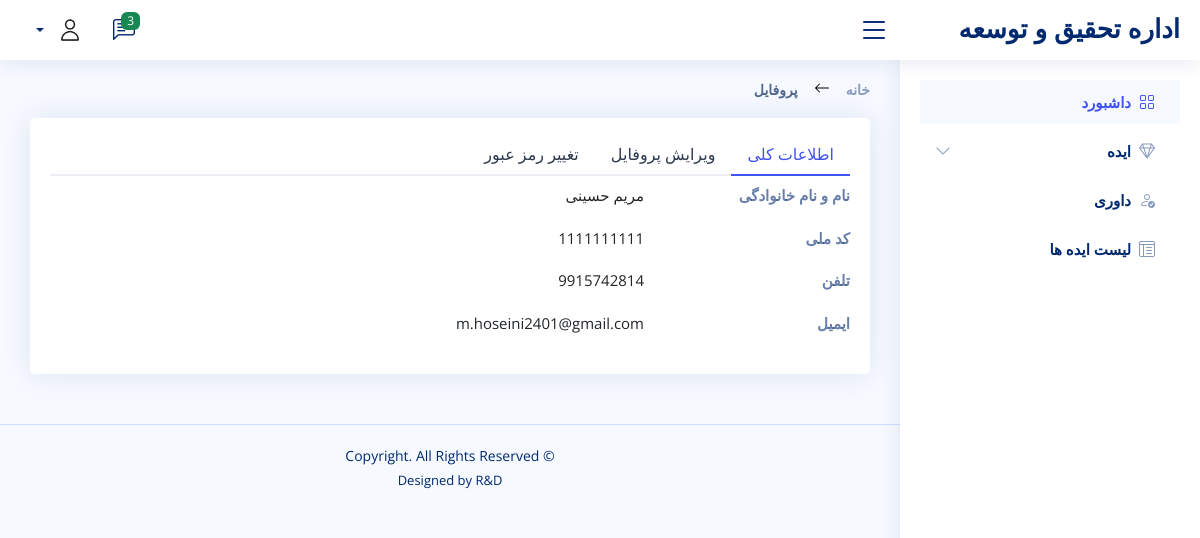
The app's page /home/user-profile/ (signed in) with its own data.
### authentication/models.py (models this page shows, shortened)
class CustomUser(AbstractUser):
    email = models.EmailField(unique=True)  # Email is the unique identifier
    is_verified = models.BooleanField(default=False)  # Email verification flag
    email_token = models.CharField(max_length=100, null=True, blank=True)  # Verification token
    first_name = models.CharField(max_length=255, null=True)
    last_name = models.CharField(max_length=255, null=True)
    work_place = models.CharField(max_length=255, null=True)
    job = models.CharField(max_length=255, null=True)
    major = models.CharField(max_length=255, null=True)
    phone_number = models.CharField(max_length=15, null=True)
    national_id = models.CharField(max_length=10, null=True)
    personnel_number = models.CharField(max_length=10, null=True, blank=True)
    username = None  # Remove the username field
    USERNAME_FIELD = 'email'  # Use email for authentication
    REQUIRED_FIELDS = []  # No additional fields required for createsuperuser
    objects = CustomUserManager()

### dashboard/views.py (the view)
# urls.py: path('home/user-profile/', user_profile, name='user_profile'),
@login_required
def user_profile(request):
    if request.method == 'POST':
        if 'changepass' in request.POST:
            passwordform = CustomPasswordChangeForm(request.user, request.POST)
            if passwordform.is_valid():
                user = passwordform.save()
                update_session_auth_hash(request, user)
                messages.success(request, 'Your password was successfully updated!')
                return redirect('user_profile')
    else:
        passwordform = CustomPasswordChangeForm(request.user)
    context = {
        'user': request.user,
        'passwordform': passwordform
        }
    return render(request, 'users-profile.html', context)

### dashboard/templatetags/auth_extras.py (called while the page is built)
@register.filter(name='has_group')
def has_group(user, group_name):
    return user.groups.filter(name=group_name).exists()

### templates/users-profile.html (shortened to what this page needs)
{% extends "base.html" %}
{% block content %}
  <main id="main" class="main">
    <div class="pagetitle">
      <nav>
        <ol class="breadcrumb">
          <li class="breadcrumb-item"><a href="/home">خانه</a></li>
          <li class="breadcrumb-item active">پروفایل</li>
        </ol>
      </nav>
    </div>
    <section class="section profile">
        <div class="col-xl-12">
          <div class="card">
            <div class="card-body pt-3">
              <ul class="nav nav-tabs nav-tabs-bordered">
                <li class="nav-item">
                  <button class="nav-link active" data-bs-toggle="tab" data-bs-target="#profile-overview">اطلاعات کلی</button>
                </li>
                <li class="nav-item">
                  <button class="nav-link" data-bs-toggle="tab" data-bs-target="#profile-edit">ویرایش پروفایل</button>
                </li>
                <li class="nav-item">
                  <button class="nav-link" data-bs-toggle="tab" data-bs-target="#profile-change-password">تغییر رمز عبور</button>
                </li>
              </ul>
              <div class="tab-content pt-2">
                <div class="tab-pane fade show active profile-overview" id="profile-overview">
                  <div class="row">
                    <div class="col-lg-3 col-md-4 label ">نام و نام خانوادگی</div>
                    <div class="col-lg-9 col-md-8">{{ user.first_name }} {{ user.last_name }}</div>
                  </div>
                  <div class="row">
                    <div class="col-lg-3 col-md-4 label">کد ملی</div>
                    <div class="col-lg-9 col-md-8">{{ user.national_id }}</div>
                  </div>
                  <div class="row">
                    <div class="col-lg-3 col-md-4 label">تلفن</div>
                    <div class="col-lg-9 col-md-8">{{ user.phone_number }}</div>
                  </div>
                  <div class="row">
                    <div class="col-lg-3 col-md-4 label">ایمیل</div>
                    <div class="col-lg-9 col-md-8">{{ user.email }}</div>
                  </div>
                </div>
              </div>
            </div>
          </div>
        </div>
    </section>
  </main>
  {% endblock %}

### static/assets/css/style.css (style rules this page uses)
:root { scroll-behavior: smooth; }
body { font-family: "Open Sans", sans-serif; background: #f6f9ff; color: #444444; }
a { color: #4154f1; text-decoration: none; }
#main { margin-top: 60px; padding: 20px 30px; transition: all 0.3s; }
.pagetitle { margin-bottom: 10px; }
.card { margin-bottom: 30px; border: none; border-radius: 5px; box-shadow: 0px 0 30px rgba(1, 41, 112, 0.1); }
.card-body { padding: 0 20px 20px 20px; }
.breadcrumb { font-size: 14px; font-family: "Nunito", sans-serif; color: #899bbd; font-weight: 600; left: 0; }
.breadcrumb a { color: #899bbd; transition: 0.3s; }
.breadcrumb .breadcrumb-item::before { color: #899bbd; }
.breadcrumb .active { color: #51678f; font-weight: 600; }
.nav-tabs-bordered { border-bottom: 2px solid #ebeef4; }
.nav-tabs-bordered .nav-link { margin-bottom: -2px; border: none; color: #2c384e; }
.nav-tabs-bordered .nav-link.active { background-color: #fff; color: #4154f1; border-bottom: 2px solid #4154f1; }
@media (min-width: 1200px) { #main, #footer { margin-right: 300px; } }
.profile .profile-overview .row { margin-bottom: 20px; font-size: 15px; }
.profile .profile-overview .label { font-weight: 600; color: rgba(1, 41, 112, 0.6); }

### templates/users-profile.html (style rules this page uses)
.breadcrumb { direction: rtl; }
.breadcrumb-item + .breadcrumb-item::before { vertical-align: middle; margin: 0 0.5rem; }

### records on screen
CustomUser: first_name "مریم", last_name "حسینی", national_id "1111111111", phone_number "9915742814", email "m.hoseini2401@gmail.com"
